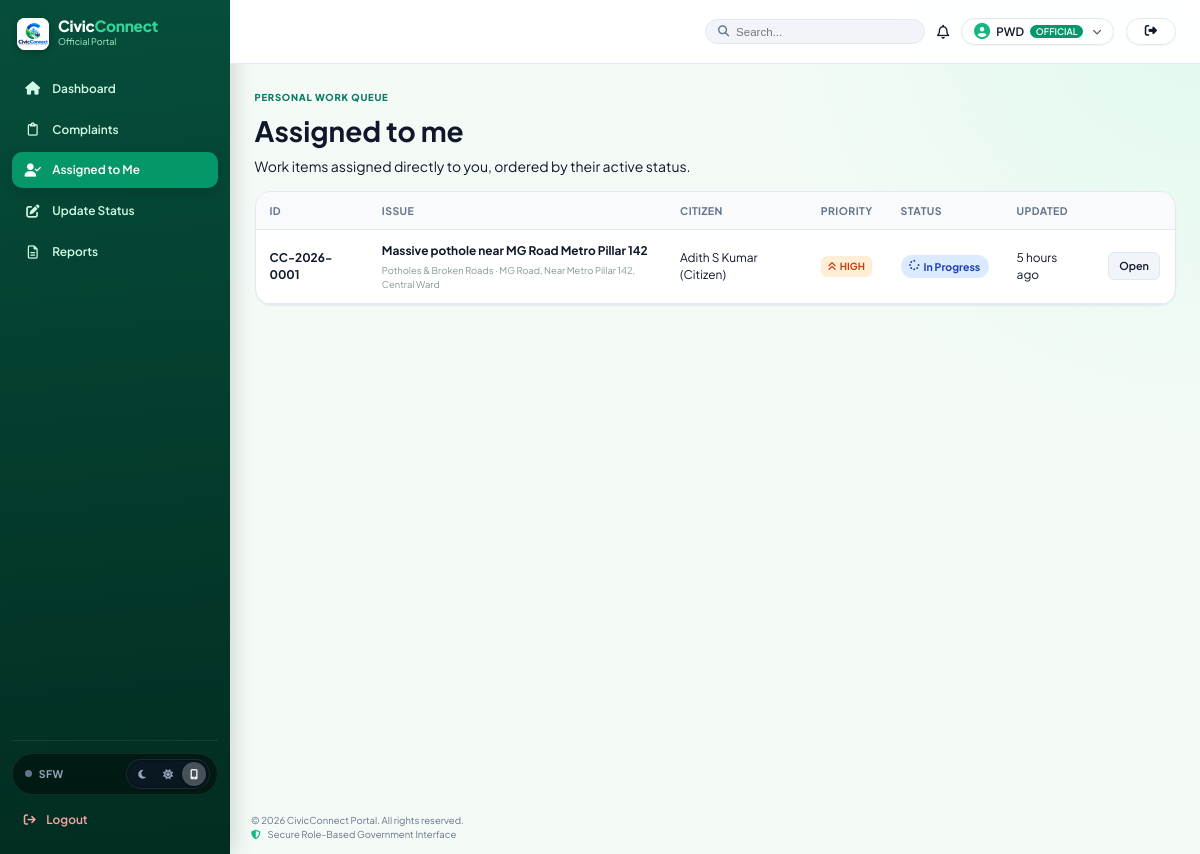
Page /official/assigned.php (signed in) on the committed database.
### tables this page shows
CREATE TABLE IF NOT EXISTS `complaints` (
    `id` INT AUTO_INCREMENT PRIMARY KEY,
    `complaint_uid` VARCHAR(30) UNIQUE NOT NULL,
    `citizen_id` INT NOT NULL,
    `category_id` INT NOT NULL,
    `department_id` INT NOT NULL,
    `title` VARCHAR(200) NOT NULL,
    `description` TEXT NOT NULL,
    `image` VARCHAR(255) DEFAULT NULL,
    `location` VARCHAR(255) NOT NULL,
    `latitude` DECIMAL(10, 8) DEFAULT NULL,
    `longitude` DECIMAL(11, 8) DEFAULT NULL,
    `status` ENUM('Pending', 'In Progress', 'Resolved', 'Rejected') DEFAULT 'Pending',
    `priority` ENUM('Low', 'Medium', 'High', 'Urgent') DEFAULT 'Medium',
    `assigned_to` INT DEFAULT NULL,
    `resolution_remarks` TEXT DEFAULT NULL,
    `resolution_image` VARCHAR(255) DEFAULT NULL,
    `resolved_at` TIMESTAMP NULL DEFAULT NULL,
    `created_at` TIMESTAMP DEFAULT CURRENT_TIMESTAMP,
    `updated_at` TIMESTAMP DEFAULT CURRENT_TIMESTAMP ON UPDATE CURRENT_TIMESTAMP,
    CONSTRAINT `fk_complaint_citizen` FOREIGN KEY (`citizen_id`) REFERENCES `users` (`id`) ON DELETE CASCADE,
    CONSTRAINT `fk_complaint_category` FOREIGN KEY (`category_id`) REFERENCES `categories` (`id`) ON DELETE RESTRICT,
    CONSTRAINT `fk_complaint_department` FOREIGN KEY (`department_id`) REFERENCES `departments` (`id`) ON DELETE RESTRICT,
    CONSTRAINT `fk_complaint_official` FOREIGN KEY (`assigned_to`) REFERENCES `users` (`id`) ON DELETE SET NULL
);

CREATE TABLE IF NOT EXISTS `categories` (
    `id` INT AUTO_INCREMENT PRIMARY KEY,
    `name` VARCHAR(100) NOT NULL,
    `department_id` INT NOT NULL,
    `description` VARCHAR(255) DEFAULT NULL,
    `sla_days` INT DEFAULT 3,
    `icon` VARCHAR(50) DEFAULT 'alert-circle',
    `created_at` TIMESTAMP DEFAULT CURRENT_TIMESTAMP,
    CONSTRAINT `fk_category_department` FOREIGN KEY (`department_id`) REFERENCES `departments` (`id`) ON DELETE CASCADE
);

CREATE TABLE IF NOT EXISTS `users` (
    `id` INT AUTO_INCREMENT PRIMARY KEY,
    `name` VARCHAR(100) NOT NULL,
    `email` VARCHAR(150) NOT NULL UNIQUE,
    `password` VARCHAR(255) NOT NULL,
    `phone` VARCHAR(20) DEFAULT NULL,
    `role` ENUM('citizen', 'official', 'admin') NOT NULL DEFAULT 'citizen',
    `department_id` INT DEFAULT NULL,
    `status` ENUM('active', 'inactive') DEFAULT 'active',
    `created_at` TIMESTAMP DEFAULT CURRENT_TIMESTAMP,
    CONSTRAINT `fk_user_department` FOREIGN KEY (`department_id`) REFERENCES `departments` (`id`) ON DELETE SET NULL
);

### official/assigned.php (the view, shortened to what this page needs)
<?php
require_once __DIR__ . '/../includes/functions.php';
$user = currentUser();
$db = getDB();
$stmt = $db->prepare("
    SELECT c.*, cat.name AS category_name, u.name AS citizen_name
    FROM complaints c
    JOIN categories cat ON cat.id = c.category_id
    JOIN users u ON u.id = c.citizen_id
    WHERE c.assigned_to = ?
    ORDER BY FIELD(c.status, 'Pending', 'In Progress', 'Resolved', 'Rejected'), c.updated_at DESC
");
$stmt->execute([$user['id']]);
$complaints = $stmt->fetchAll();
require_once __DIR__ . '/../includes/header.php';
?>
<main class="main-content">
    <div class="page-intro"><div><span class="eyebrow">Personal work queue</span><h1>Assigned to me</h1><p>Work items assigned directly to you, ordered by their active status.</p></div></div>
    <section class="card">
        <div class="card-body" style="padding:0;">
        <?php if (!$complaints): ?>
            <div class="empty-state"><i class="fa-regular fa-circle-check"></i><h3>Your work queue is clear</h3><p>New assignments will appear here when a department lead assigns them to you.</p></div>
        <?php else: ?>
            <div class="table-responsive"><table class="table"><thead><tr><th>ID</th><th>Issue</th><th>Citizen</th><th>Priority</th><th>Status</th><th>Updated</th><th></th></tr></thead><tbody>
            <?php foreach ($complaints as $complaint): ?><tr>
                <td><strong><?= htmlspecialchars($complaint['complaint_uid']) ?></strong></td>
                <td><strong><?= htmlspecialchars($complaint['title']) ?></strong><small><?= htmlspecialchars($complaint['category_name']) ?> · <?= htmlspecialchars($complaint['location']) ?></small></td>
                <td><?= htmlspecialchars($complaint['citizen_name']) ?></td><td><?= getPriorityBadge($complaint['priority']) ?></td><td><?= getStatusBadge($complaint['status']) ?></td>
                <td><?= timeAgo($complaint['updated_at']) ?></td><td><a class="btn btn-secondary btn-sm" href="<?= APP_URL ?>/official/complaint_details.php?id=<?= $complaint['id'] ?>">Open</a></td>
            </tr><?php endforeach; ?>
            </tbody></table></div>
        <?php endif; ?>
        </div>
    </section>
</main>
<?php require_once __DIR__ . '/../includes/footer.php'; ?>

### includes/functions.php (shortened to what this page needs)
<?php
function getStatusBadge(string $status): string {
    $statusLower = strtolower($status);
    $map = [
        'pending' => ['bg' => 'badge-pending', 'icon' => 'fa-regular fa-clock', 'text' => 'Pending Review'],
        'in progress' => ['bg' => 'badge-progress', 'icon' => 'fa-solid fa-spinner fa-spin-pulse', 'text' => 'In Progress'],
        'resolved' => ['bg' => 'badge-resolved', 'icon' => 'fa-solid fa-circle-check', 'text' => 'Resolved'],
        'rejected' => ['bg' => 'badge-rejected', 'icon' => 'fa-solid fa-circle-xmark', 'text' => 'Rejected'],
    ];
    $cfg = $map[$statusLower] ?? ['bg' => 'badge-secondary', 'icon' => 'fa-solid fa-tag', 'text' => $status];
    return "<span class='badge {$cfg['bg']}'><i class='{$cfg['icon']}'></i> " . htmlspecialchars($cfg['text']) . "</span>";
}
function getPriorityBadge(string $priority): string {
    $pLower = strtolower($priority);
    $map = [
        'urgent' => ['class' => 'priority-urgent', 'icon' => 'fa-solid fa-bolt'],
        'high' => ['class' => 'priority-high', 'icon' => 'fa-solid fa-angles-up'],
        'medium' => ['class' => 'priority-medium', 'icon' => 'fa-solid fa-angle-up'],
        'low' => ['class' => 'priority-low', 'icon' => 'fa-solid fa-angle-down'],
    ];
    $cfg = $map[$pLower] ?? ['class' => 'priority-low', 'icon' => 'fa-solid fa-minus'];
    return "<span class='priority-tag {$cfg['class']}'><i class='{$cfg['icon']}'></i> " . htmlspecialchars($priority) . "</span>";
}
function timeAgo(?string $datetime): string {
    $time = strtotime($datetime);
    $diff = time() - $time;
    if ($diff < 86400) return floor($diff / 3600) . ' hours ago';
    return date('M d, Y', $time);
}

### rows in the picture
complaints: complaint_uid "CC-2026-0001", title "Massive pothole near MG Road Metro Pillar 142", category.name "Potholes & Broken Roads", location "MG Road, Near Metro Pillar 142, Central Ward", citizen.name "Adith S Kumar (Citizen)", priority "HIGH", status "In Progress", updated_at "5 hours ago"

### other values in the picture
explode(' ', $user['name'])[0] "PWD"
$user['role'] "OFFICIAL"
$user['role'] "Official"
